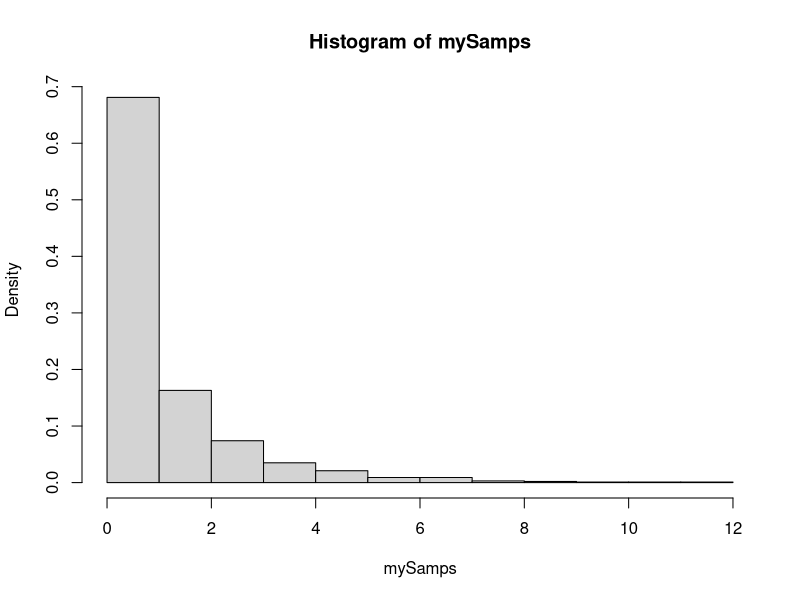
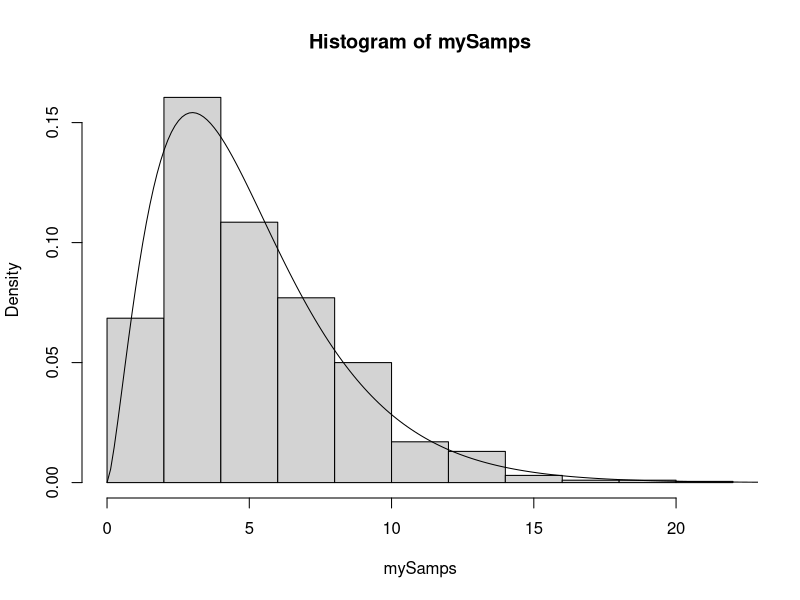
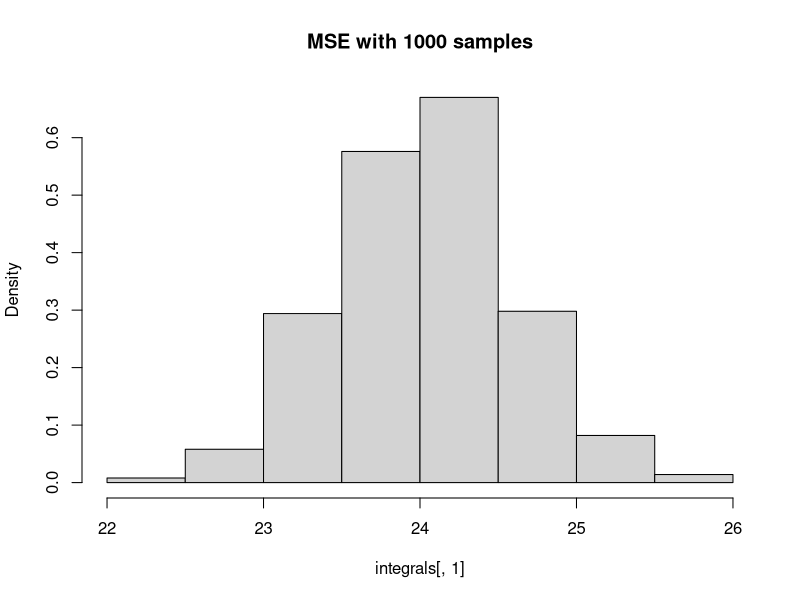
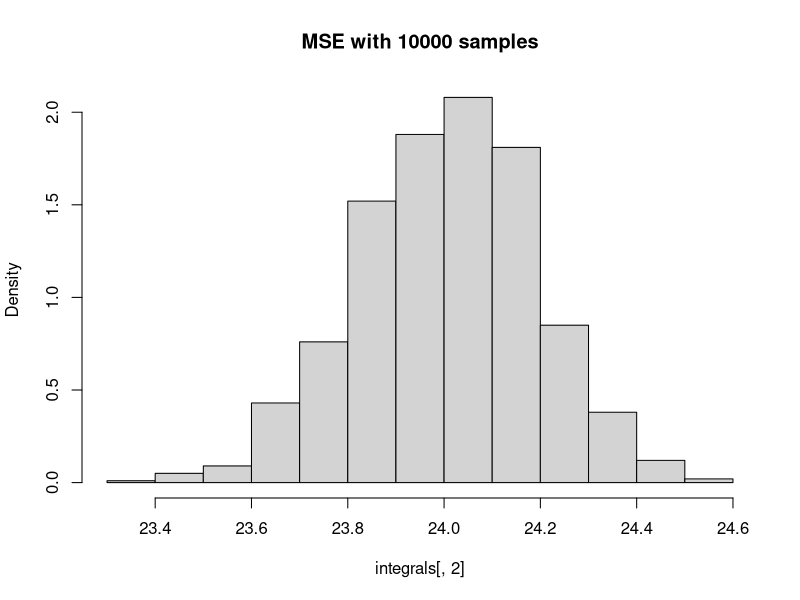
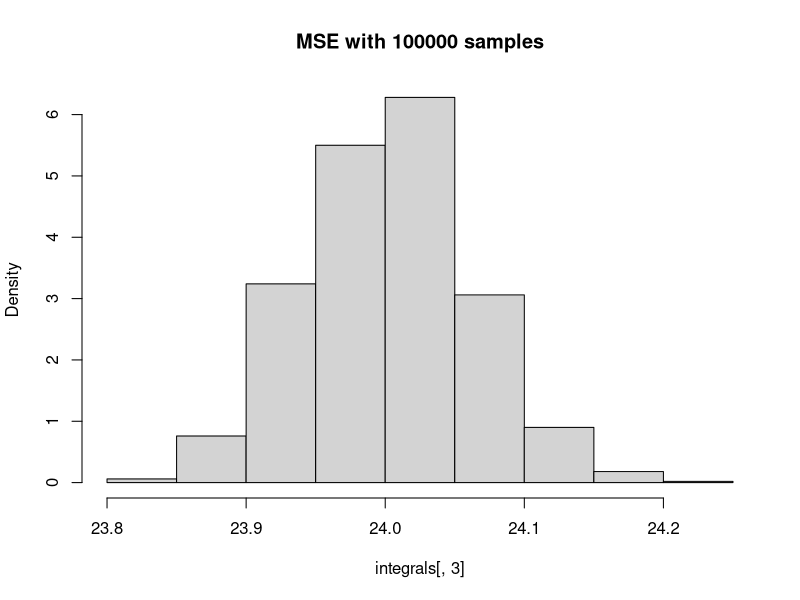

Write the R code that produced these figures, in order.
## ---- chunk 1
k <- 1
N <- 1000
#simulate N times with k degrees of freedom
mySamps <- rchisq(N,k)
#now we plot histogram of the results
hist(mySamps, freq=FALSE)
## ---- chunk 2
k <- 5
N <- 1000
#simulate N times with k degrees of freedom
mySamps <- rchisq(N,k)
#now we plot histogram of the results
hist(mySamps, freq=FALSE)
#and draw the original pdf
lines(seq(0,25,length=200),dchisq(seq(0,25,length=200),k))
## ---- chunk 3
k <- 5
N <- 10000
mySamps <- rchisq(N,k)
#now we simply compute the mean and variance
chi_mean <- mean(mySamps)
chi_var  <- var(mySamps)
cat("Chi-Squared Monte Carlo Estimates with", N, "samples and",k,"degrees of freedom")
cat("mean:",chi_mean, " -- var:", chi_var)
## ---- chunk 4
myfunc <- function(x){
  lval <- 3*x^2-2*x-10
  return(lval)
}

#number of times we perform the calculation
m <- 1000
#different sizes
n <- c(1000, 10000, 100000)
integrals <- matrix(NA, nrow=1000, ncol=3) #MC integral result for each m

for (sampsize in 1:3){
  #we perform the integral m times drawing sampsize samples
  for (i in 1:m){
    #draw samples
    unif_samps <- runif(n[sampsize], 2, 4)
    integrals[i,sampsize] <- (4-2) * mean(myfunc(unif_samps))
  }
}
## ---- chunk 5
hist(integrals[,1],freq=FALSE,main="MSE with 1000 samples")
hist(integrals[,2],freq=FALSE,main="MSE with 10000 samples")
hist(integrals[,3],freq=FALSE,main="MSE with 100000 samples")
## ---- chunk 6
actual_value <- integrate(myfunc, 2, 4)  
actual_value <- actual_value$value  #we know this is 24 because calculus

#using the same for-loop structure as above
MSE <- rep(NA,3)
for (sampsize in 1:3){
  #we perform the integral m times drawing sampsize samples
  MSE[sampsize] <- (1/m)*sum((integrals[,sampsize]-actual_value)^2)
}
## ---- chunk 7
cat(n)
cat(MSE)
## ---- chunk 8
m <- 1000
n <- c(10,100,1000,10000)
sum_errors <- rep(0,4)

actual_mean <- 3
actual_variance   <- 1
epsilon     <- 0.01
#set up our simulation
for (i in 1:4){
  #using m=1000 to obtain estimate of how often x_bar - mean > epsilon
  for (j in 1:m){
    samps <- rnorm(n[i], actual_mean, sqrt(actual_variance))
    mean_est <- mean(samps)
    #maintain number of trials where our difference is greater than epsilon
    sum_errors[i] <- sum_errors[i] + sum(abs(mean_est-actual_mean) > epsilon)
  }
  sum_errors[i] <- sum_errors[i] / m
}
## ---- chunk 9
cat("P(|mean - mu| > 0.01) for different sizes of n")
cat(n)
cat(sum_errors)
